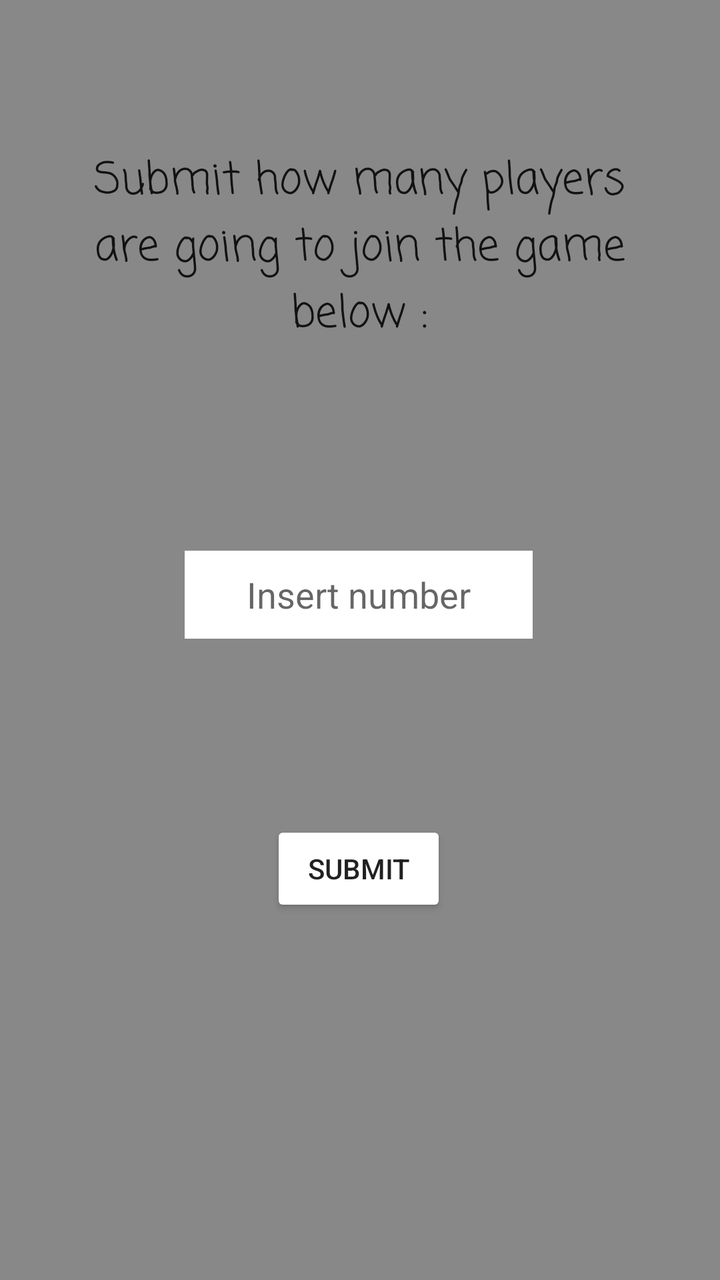
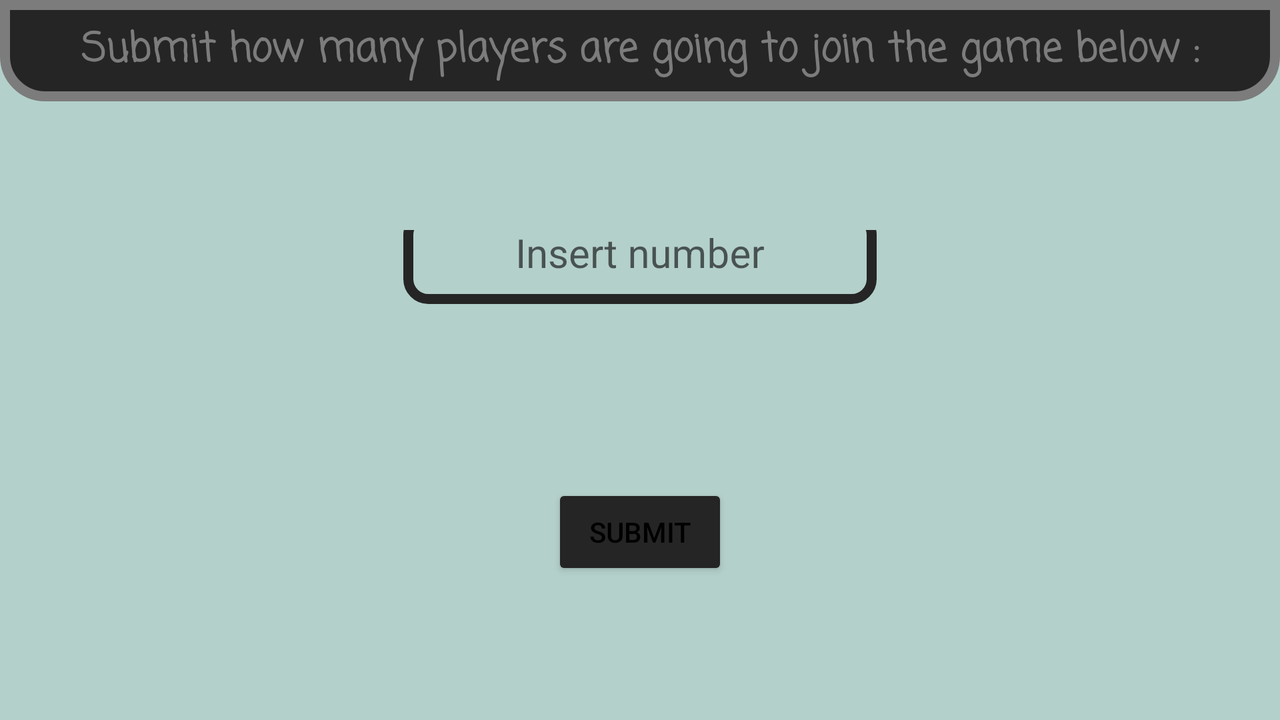

First picture: res/layout/ on a phone held upright. Second picture: the repository's own variant of that layout, on a device whose configuration matches the variant's folder. Source for both follows.
<!-- AndroidManifest.xml: application theme AppTheme -->
<!-- res/layout/activity_start_game.xml -->
<?xml version="1.0" encoding="utf-8"?>
<androidx.constraintlayout.widget.ConstraintLayout xmlns:android="http://schemas.android.com/apk/res/android"
    xmlns:app="http://schemas.android.com/apk/res-auto"
    xmlns:tools="http://schemas.android.com/tools"
    android:layout_width="match_parent"
    android:layout_height="match_parent"
    android:background="#E6E6E6"
    android:backgroundTint="#75000000"
    tools:context=".StartGame">

    <TextView
        android:id="@+id/textView3"
        android:layout_width="304dp"
        android:layout_height="115dp"
        android:fontFamily="casual"
        android:text="@string/submit_how_many_players_are_going_to_join_the_game_below"
        android:textAlignment="center"
        android:textAppearance="@style/TextAppearance.AppCompat.Large"
        app:layout_constraintBottom_toBottomOf="parent"
        app:layout_constraintEnd_toEndOf="parent"
        app:layout_constraintHorizontal_bias="0.495"
        app:layout_constraintStart_toStartOf="parent"
        app:layout_constraintTop_toTopOf="parent"
        app:layout_constraintVertical_bias="0.141" />

    <EditText
        android:id="@+id/editText"
        android:layout_width="174dp"
        android:layout_height="44dp"
        android:autofillHints=""
        android:background="#FFFFFF"
        android:ems="10"
        android:hint="@string/insert_number_here"
        android:inputType="number"
        android:textAlignment="center"
        app:layout_constraintBottom_toBottomOf="parent"
        app:layout_constraintEnd_toEndOf="parent"
        app:layout_constraintHorizontal_bias="0.497"
        app:layout_constraintStart_toStartOf="parent"
        app:layout_constraintTop_toTopOf="parent"
        app:layout_constraintVertical_bias="0.462" />

    <Button
        android:id="@+id/button4"
        android:layout_width="wrap_content"
        android:layout_height="wrap_content"
        android:backgroundTint="#FFFFFF"
        android:text="@string/submit"
        app:layout_constraintBottom_toBottomOf="parent"
        app:layout_constraintEnd_toEndOf="parent"
        app:layout_constraintHorizontal_bias="0.498"
        app:layout_constraintStart_toStartOf="parent"
        app:layout_constraintTop_toTopOf="parent"
        app:layout_constraintVertical_bias="0.693" />

</androidx.constraintlayout.widget.ConstraintLayout>
<!-- resources referenced by this layout -->
<resources>
  <string name="insert_number_here">Insert number</string>
  <string name="submit">SUBMIT</string>
  <string name="submit_how_many_players_are_going_to_join_the_game_below">Submit how many players are going to join the game below :</string>
  <style name="AppTheme" parent="Theme.AppCompat.Light.DarkActionBar">
          
          <item name="colorPrimary">@android:color/primary_text_dark_nodisable</item>
          <item name="colorPrimaryDark">@android:color/darker_gray</item>
          <item name="colorAccent">@android:color/primary_text_dark</item>
      </style>
</resources>
<!-- res/layout-land/activity_start_game.xml (the author's variant of the layout above) -->
<!-- drawn on the phone turned sideways -->
<?xml version="1.0" encoding="utf-8"?>
<ScrollView xmlns:android="http://schemas.android.com/apk/res/android"
    xmlns:app="http://schemas.android.com/apk/res-auto"
    xmlns:tools="http://schemas.android.com/tools"
    android:layout_width="match_parent"
    android:layout_height="match_parent"
    android:background="@color/ic_launcher_background"
    android:clickable="true"
    android:isScrollContainer="true"
    android:onClick="hideKeyboard"
    android:scrollbars="vertical"
    tools:context=".StartGame"
    android:focusable="true">

    <androidx.constraintlayout.widget.ConstraintLayout
        android:id="@+id/start_game_act"
        android:layout_width="match_parent"
        android:layout_height="wrap_content"
        android:clickable="true"
        android:focusable="true"
        android:onClick="hideKeyboard">

        <TextView
            android:id="@+id/textView3"
            android:layout_width="0dp"
            android:layout_height="wrap_content"
            android:background="@drawable/text_coustom_outline"
            android:fontFamily="casual"
            android:text="@string/submit_how_many_players_are_going_to_join_the_game_below"
            android:textAlignment="center"
            android:textAppearance="@style/TextAppearance.AppCompat.Medium"
            android:textColor="@color/colorPrimaryDark"
            android:textSize="20sp"
            android:textStyle="bold"
            app:layout_constraintBottom_toBottomOf="parent"
            app:layout_constraintEnd_toEndOf="parent"
            app:layout_constraintStart_toStartOf="parent"
            app:layout_constraintTop_toTopOf="parent"
            app:layout_constraintVertical_bias="0.0" />


        <com.google.android.material.textfield.TextInputLayout
            android:id="@+id/floating_hint_3"
            android:layout_width="wrap_content"
            android:layout_height="wrap_content"
            android:layout_marginTop="60dp"
            android:textAlignment="center"
            app:hintAnimationEnabled="true"
            app:hintTextAppearance="@style/FloatingHintStyle"
            app:layout_constraintBottom_toBottomOf="parent"
            app:layout_constraintEnd_toEndOf="parent"
            app:layout_constraintStart_toStartOf="parent"
            app:layout_constraintTop_toBottomOf="@+id/textView3"
            app:layout_constraintVertical_bias="0.0">

            <EditText
                android:id="@+id/editText"
                android:layout_width="wrap_content"
                android:layout_height="wrap_content"
                android:layout_marginTop="60dp"
                android:autofillHints=""
                android:background="@drawable/outline_custom"
                android:ems="10"
                android:gravity="center_horizontal"
                android:hint="@string/insert_number_here"
                android:inputType="number"
                android:textAlignment="center"
                android:textColor="@color/colorAccent"
                android:textSize="20sp"
                android:translationY="-10dp" />
        </com.google.android.material.textfield.TextInputLayout>

        <Button
            android:id="@+id/button4"
            android:layout_width="wrap_content"
            android:layout_height="wrap_content"
            android:layout_marginTop="80dp"
            android:backgroundTint="@color/colorAccent"
            android:text="@string/submit"
            android:textColor="@color/design_default_color_on_secondary"
            app:layout_constraintBottom_toBottomOf="parent"
            app:layout_constraintEnd_toEndOf="parent"
            app:layout_constraintStart_toStartOf="parent"
            app:layout_constraintTop_toBottomOf="@+id/floating_hint_3"
            app:layout_constraintVertical_bias="0.0" />
    </androidx.constraintlayout.widget.ConstraintLayout>
</ScrollView>
<!-- resources referenced by the variant -->
<!-- as the phone turned sideways resolves them -->
<resources>
  <color name="colorAccent">#252525</color>
  <color name="colorPrimaryDark">#7C7C7C</color>
  <color name="ic_launcher_background">#B4D0CB</color>
  <!-- drawable outline_custom (drawable) -->
  <?xml version="1.0" encoding="utf-8"?>
  <shape xmlns:android="http://schemas.android.com/apk/res/android">
  
  
      <stroke
      android:width="5dp"
      android:color="@color/colorAccent" />
  <solid
  android:color="@color/ic_launcher_background"
  android:paddingLeft="10dp"
  android:paddingTop="10dp"/>
  <padding
  android:left="10dp"
  android:top="10dp"
  android:right="10dp"
  android:bottom="10dp" />
  <corners android:radius="10dp"/>
      </shape>
  <!-- drawable text_coustom_outline (drawable) -->
  <?xml version="1.0" encoding="utf-8"?>
  <shape xmlns:android="http://schemas.android.com/apk/res/android">
  
  
      <stroke
          android:width="5dp"
          android:color="@color/colorPrimaryDark" />
      <solid
          android:color="@color/colorAccent"
          android:paddingLeft="10dp"
          android:paddingTop="10dp"/>
      <padding
          android:left="10dp"
          android:top="10dp"
          android:right="10dp"
          android:bottom="10dp" />
      <corners
          android:bottomLeftRadius="20dp"
          android:bottomRightRadius="20dp"/>
  </shape>
  <string name="insert_number_here">Insert number</string>
  <string name="submit">SUBMIT</string>
  <string name="submit_how_many_players_are_going_to_join_the_game_below">Submit how many players are going to join the game below :</string>
  <style name="AppTheme" parent="Theme.AppCompat.Light.DarkActionBar">
          
          <item name="colorPrimary">@android:color/primary_text_dark_nodisable</item>
          <item name="colorPrimaryDark">@android:color/darker_gray</item>
          <item name="colorAccent">@android:color/primary_text_dark</item>
      </style>
</resources>
